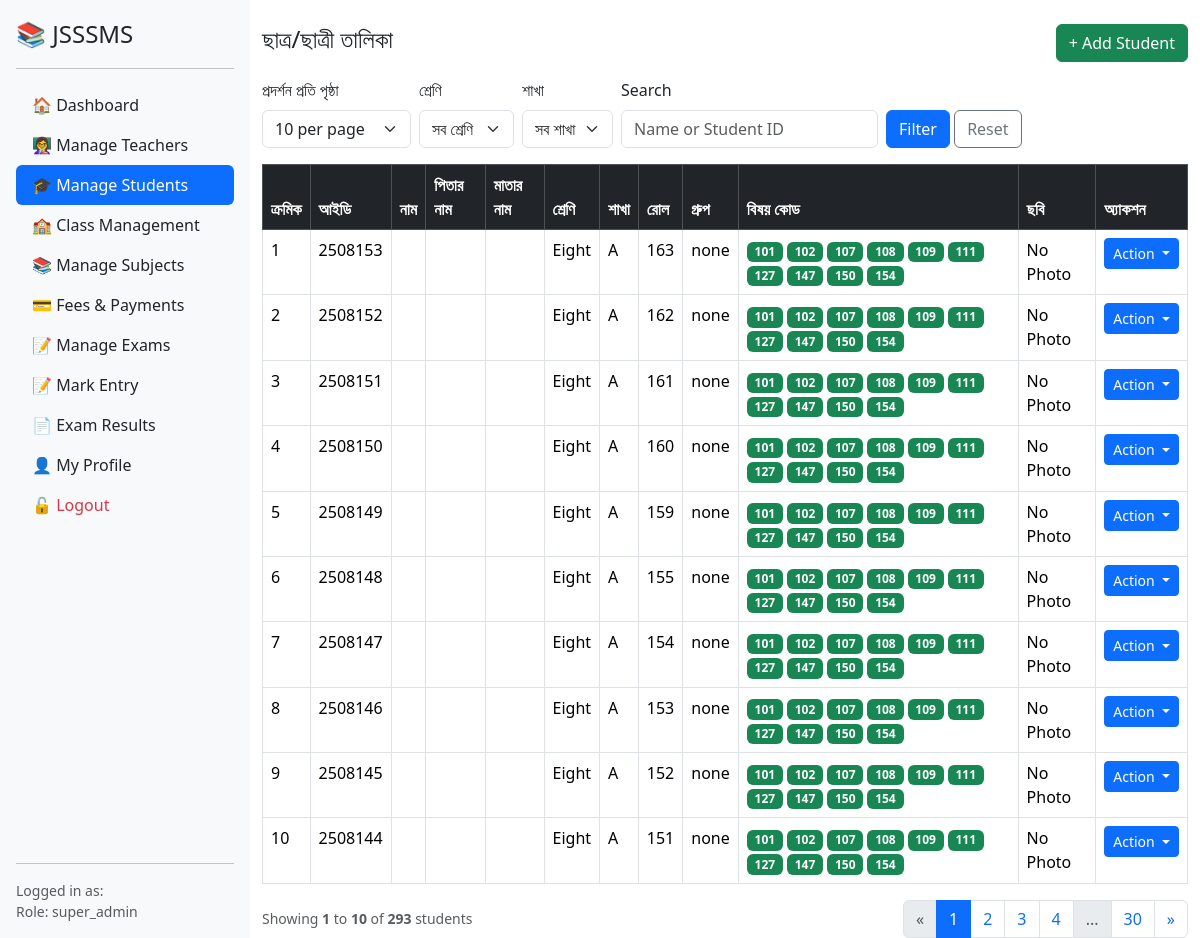
Screenshot of /students/manage_students.php (signed in) with the database file from the repository.
### tables this page shows
CREATE TABLE `students` (
  `id` int(11) NOT NULL,
  `student_id` int(20) DEFAULT NULL,
  `roll_no` int(10) DEFAULT NULL,
  `student_name` varchar(100) DEFAULT NULL,
  `father_name` varchar(100) DEFAULT NULL,
  `mother_name` varchar(100) DEFAULT NULL,
  `gender` varchar(10) DEFAULT NULL,
  `mobile_no` varchar(20) DEFAULT NULL,
  `religion` varchar(50) DEFAULT NULL,
  `nationality` varchar(50) DEFAULT NULL,
  `date_of_birth` date DEFAULT NULL,
  `blood_group` varchar(10) DEFAULT NULL,
  `village` varchar(100) DEFAULT NULL,
  `post_office` varchar(100) DEFAULT NULL,
  `upazilla` varchar(100) DEFAULT NULL,
  `district` varchar(100) DEFAULT NULL,
  `status` enum('Active','Inactive') DEFAULT 'Active',
  `class_id` int(20) DEFAULT NULL,
  `section_id` int(10) DEFAULT NULL,
  `student_group` varchar(20) DEFAULT NULL,
  `year` year(4) DEFAULT NULL,
  `photo` varchar(255) DEFAULT NULL
);

CREATE TABLE `classes` (
  `id` int(11) NOT NULL,
  `class_name` varchar(50) NOT NULL,
  `class_code` varchar(2) NOT NULL
);

CREATE TABLE `sections` (
  `id` int(11) NOT NULL,
  `section_name` varchar(50) NOT NULL,
  `class_id` int(11) NOT NULL
);

CREATE TABLE `subjects` (
  `id` int(11) NOT NULL,
  `class_id` int(20) DEFAULT NULL,
  `subject_name` varchar(100) NOT NULL,
  `subject_code` int(50) DEFAULT NULL,
  `subject_type` enum('Compulsory','Optional') DEFAULT NULL,
  `group` varchar(50) DEFAULT NULL,
  `status` enum('Active','Inactive') DEFAULT 'Active',
  `default_marks` int(11) DEFAULT 100,
  `has_creative` tinyint(1) DEFAULT 1,
  `has_objective` tinyint(1) DEFAULT 1,
  `has_practical` tinyint(1) DEFAULT 0
);

### students/manage_students.php (the view, shortened to what this page needs)
<?php
include '../config/db.php';
include '../includes/header.php'; ?>
<div class="d-flex">
<?php include '../includes/sidebar.php';
$per_page = isset($_GET['per_page']) ? (int)$_GET['per_page'] : 10;
$page = isset($_GET['page']) ? max(1, (int)$_GET['page']) : 1;
$offset = ($page - 1) * $per_page;
$q = isset($_GET['q']) ? trim($_GET['q']) : '';
$hasSections = false;
if ($chk = $conn->query("SHOW TABLES LIKE 'sections'")) {
    $hasSections = ($chk->num_rows > 0);
}
$where = "WHERE 1";
$countSql = "SELECT COUNT(*) AS cnt FROM students s " . $where;
$countRes = $conn->query($countSql);
$totalRows = ($countRes && $cr = $countRes->fetch_assoc()) ? (int)$cr['cnt'] : 0;
if ($hasSections) {
    $dataSql = "SELECT s.*, c.class_name, sec.section_name
                FROM students s
                LEFT JOIN classes c ON s.class_id = c.id
                LEFT JOIN sections sec ON s.section_id = sec.id
                " . $where . "
                ORDER BY s.id DESC
                LIMIT " . (int)$offset . ", " . (int)$per_page;
}
$result = $conn->query($dataSql);
?>
<div class="container mt-4">
    <div class="d-flex justify-content-between align-items-center mb-3">
        <h4>ছাত্র/ছাত্রী তালিকা</h4>
        <a href="add_student.php" class="btn btn-success">+ Add Student</a>
    </div>
    <form method="get" class="row g-2 mb-3">
        <div class="col-auto">
            <label class="form-label">প্রদর্শন প্রতি পৃষ্ঠা</label>
            <select name="per_page" class="form-select">
                <?php foreach ([10,25,50,100] as $opt): ?>
                    <option value="<?php echo $opt; ?>" <?php echo $per_page===$opt ? 'selected' : ''; ?>><?php echo $opt; ?> per page</option>
                <?php endforeach; ?>
            </select>
        </div>
        <div class="col-auto">
            <label class="form-label">শ্রেণি</label>
            <select name="class_id" class="form-select">
                <option value="0">সব শ্রেণি</option>
            </select>
        </div>
        <div class="col-auto">
            <label class="form-label">শাখা</label>
            <select name="section_id" class="form-select">
                <option value="0">সব শাখা</option>
            </select>
        </div>
        <div class="col-auto">
            <label class="form-label">Search</label>
            <input type="search" name="q" class="form-control" value="<?php echo htmlspecialchars($q); ?>" placeholder="Name or Student ID">
        </div>
        <div class="col-auto align-self-end">
            <button class="btn btn-primary">Filter</button>
            <a href="manage_students.php" class="btn btn-outline-secondary">Reset</a>
        </div>
    </form>
    <table class="table table-bordered table-hover">
        <thead class="table-dark">
            <tr>
                <th>ক্রমিক</th>
                <th>আইডি</th>
                <th>নাম</th>
                <th>পিতার নাম</th>
                <th>মাতার নাম</th>
                <th>শ্রেণি</th>
                <th>শাখা</th>
                <th>রোল</th>
                <th>গ্রুপ</th>
                <th>বিষয় কোড</th>
                <th>ছবি</th>
                <th>অ্যাকশন</th>
            </tr>
        </thead>
        <tbody>
            <?php
            $sl = $offset + 1;
            while ($row = $result->fetch_assoc()):
                $student_id = $row['student_id'];
                $student_group = trim((string)($row['student_group'] ?? ''));
                $class_id_row = (int)$row['class_id'];
                $chosen_optional_id = isset($row['optional_subject_id']) ? (int)$row['optional_subject_id'] : 0;
                $subs = [];
                $stmt = $conn->prepare("SELECT s.id, s.subject_code,
                        CASE
                          WHEN SUM(CASE WHEN gm.group_name = ? AND gm.type = 'Optional' THEN 1 ELSE 0 END) > 0 THEN 'Optional'
                          WHEN SUM(CASE WHEN UPPER(gm.group_name) = 'NONE' AND gm.type = 'Optional' THEN 1 ELSE 0 END) > 0 THEN 'Optional'
                          ELSE 'Compulsory'
                        END AS effective_type
                      FROM student_subjects ss
                      JOIN subjects s ON ss.subject_id = s.id
                      JOIN subject_group_map gm ON gm.subject_id = s.id AND gm.class_id = ?
                      WHERE ss.student_id = ?
                      GROUP BY s.id, s.subject_code");
                if ($stmt) {
                    $stmt->bind_param('sis', $student_group, $class_id_row, $student_id);
                    $stmt->execute();
                    $rs = $stmt->get_result();
                    while ($sr = $rs->fetch_assoc()) {
                        $subs[] = [
                            'id' => (int)$sr['id'],
                            'code' => (string)$sr['subject_code'],
                            'type' => (string)$sr['effective_type'],
                        ];
                    }
                }
                $compulsory = [];
                foreach ($subs as $s) {
                    if (!empty($chosen_optional_id) && $s['id'] === $chosen_optional_id) {
                        $optionalLast = $s;
                    } else {
                        $compulsory[] = $s;
                    }
                }
                usort($compulsory, function($a,$b){
                    $na = is_numeric($a['code']) ? (int)$a['code'] : PHP_INT_MAX;
                    $nb = is_numeric($b['code']) ? (int)$b['code'] : PHP_INT_MAX;
                    return $na <=> $nb;
                });
            ?>
            <tr>
                <td><?= $sl++; ?></td>
                <td><?= htmlspecialchars($row['student_id']); ?></td>
                <td><?= htmlspecialchars($row['student_name']); ?></td>
                <td><?= htmlspecialchars($row['father_name']); ?></td>
                <td><?= htmlspecialchars($row['mother_name']); ?></td>
                <td><?= htmlspecialchars($row['class_name']); ?></td>
                <td><?= htmlspecialchars($row['section_name']); ?></td>
                <td><?= htmlspecialchars($row['roll_no']); ?></td>
                <td><?= htmlspecialchars($row['student_group'] ?? '') ?></td>
                <td>
                  <?php
                    if (!empty($subs)) {
                        foreach ($compulsory as $s) {
                            echo '<span class="badge bg-success me-1">' . htmlspecialchars($s['code']) . '</span>';
                        }
                    } else {
                        echo 'N/A';
                    }
                  ?>
              </td>
                <td>
                    <?php if ($row['photo']): ?>
                        <img src="../uploads/students/<?= htmlspecialchars($row['photo']); ?>" width="50" height="50">
                    <?php else: ?>
                        <span>No Photo</span>
                    <?php endif; ?>
                </td>
                <td>
                    <div class="dropdown">
                        <button class="btn btn-primary dropdown-toggle btn-sm" type="button" data-bs-toggle="dropdown">
                            Action
                        </button>
                    </div>
                </td>
            </tr>
            <?php endwhile; ?>
        </tbody>
    </table>
    <div class="d-flex justify-content-between align-items-center">
        <div class="small text-muted">
            <?php
            $start = ($totalRows>0) ? ($offset+1) : 0;
            $end = min($offset + $per_page, $totalRows);
            echo "Showing <strong>{$start}</strong> to <strong>{$end}</strong> of <strong>{$totalRows}</strong> students";
            ?>
        </div>
        <div>
            <?php
            $totalPages = ($per_page>0) ? (int)ceil($totalRows / $per_page) : 1;
            if ($totalPages > 1):
                $baseParams = [];
                $baseParams['per_page'] = $per_page;
                $buildUrl = function($p) use ($baseParams) {
                    $base = 'manage_students.php?';
                    $params = $baseParams;
                    $params['page'] = $p;
                    return $base . http_build_query($params);
                };
            ?>
            <nav aria-label="Page navigation">
                <ul class="pagination mb-0">
                    <?php if ($page>1): ?>
                        <li class="page-item"><a class="page-link" href="<?php echo $buildUrl($page-1); ?>">&laquo;</a></li>
                    <?php else: ?>
                        <li class="page-item disabled"><span class="page-link">&laquo;</span></li>
                    <?php endif; ?>
                    <?php
                    $startPage = max(1, $page - 3);
                    $endPage = min($totalPages, $page + 3);
                    for ($p = $startPage; $p <= $endPage; $p++):
                        if ($p == $page) {
                            echo '<li class="page-item active"><span class="page-link">' . $p . '</span></li>';
                        } else {
                            echo '<li class="page-item"><a class="page-link" href="' . $buildUrl($p) . '">' . $p . '</a></li>';
                        }
                    endfor;
                    if ($endPage < $totalPages) {
                        if ($endPage < $totalPages - 1) echo '<li class="page-item disabled"><span class="page-link">...</span></li>';
                        echo '<li class="page-item"><a class="page-link" href="' . $buildUrl($totalPages) . '">' . $totalPages . '</a></li>';
                    }
                    ?>
                    <?php if ($page < $totalPages): ?>
                        <li class="page-item"><a class="page-link" href="<?php echo $buildUrl($page+1); ?>">&raquo;</a></li>
                    <?php else: ?>
                        <li class="page-item disabled"><span class="page-link">&raquo;</span></li>
                    <?php endif; ?>
                </ul>
            </nav>
            <?php endif; ?>
        </div>
    </div>
</div>

### rows the page displays
students: student "2508153", class.class_name "Eight", section.section_name "A", roll_no "163", student_group "none", photo "No Photo"
subjects: subject_code "101"
subjects: subject_code "102"
subjects: subject_code "107"
subjects: subject_code "108"
subjects: subject_code "109"
subjects: subject_code "111"
subjects: subject_code "127"
subjects: subject_code "147"
subjects: subject_code "150"
subjects: subject_code "154"
students: student "2508152", class.class_name "Eight", section.section_name "A", roll_no "162", student_group "none", photo "No Photo"
students: student "2508151", class.class_name "Eight", section.section_name "A", roll_no "161", student_group "none", photo "No Photo"
students: student "2508150", class.class_name "Eight", section.section_name "A", roll_no "160", student_group "none", photo "No Photo"
students: student "2508149", class.class_name "Eight", section.section_name "A", roll_no "159", student_group "none", photo "No Photo"
students: student "2508148", class.class_name "Eight", section.section_name "A", roll_no "155", student_group "none", photo "No Photo"
students: student "2508147", class.class_name "Eight", section.section_name "A", roll_no "154", student_group "none", photo "No Photo"
students: student "2508146", class.class_name "Eight", section.section_name "A", roll_no "153", student_group "none", photo "No Photo"
students: student "2508145", class.class_name "Eight", section.section_name "A", roll_no "152", student_group "none", photo "No Photo"
students: student "2508144", class.class_name "Eight", section.section_name "A", roll_no "151", student_group "none", photo "No Photo"

### other values shown
$_SESSION['role'] "super_admin"
$start "1"
$end "10"
$totalRows "293"
$totalPages "30"
form field per_page "10 per page"
